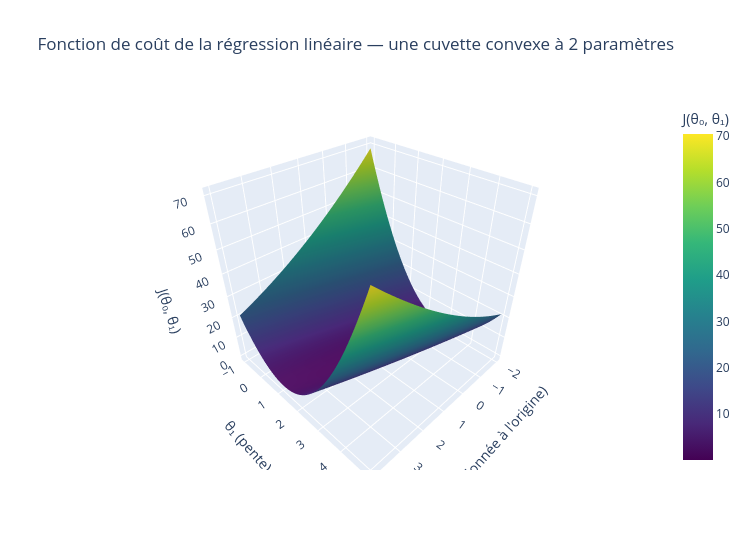

The code cell stored with this chart in its notebook:
### Markdown cell above
## Étape 4 — Lien avec une vraie fonction de coût : la régression linéaire

**Question de réflexion :** la diapo 24 construit J(θ) = (1/2m)·Σ(hθ(xᵢ) − yᵢ)² pour la
régression linéaire. En quoi cette fonction a-t-elle la même forme que celle utilisée
ci-dessus ?

### Code cell
# Jeu de donnees synthetique simple : y = 2x + 1 + bruit
rng = np.random.default_rng(42)
x_data = rng.uniform(0, 5, size=50)
y_data = 2 * x_data + 1 + rng.normal(0, 0.5, size=50)

def cout(theta0, theta1):
    predictions = theta0 + theta1 * x_data
    return np.mean((predictions - y_data) ** 2) / 2

# Grille de valeurs pour visualiser la cuvette de J(theta0, theta1)
theta0_grid = np.linspace(-2, 4, 80)
theta1_grid = np.linspace(-1, 5, 80)
T0, T1 = np.meshgrid(theta0_grid, theta1_grid)
J = np.array([[cout(t0, t1) for t0 in theta0_grid] for t1 in theta1_grid])

import plotly.graph_objects as go

fig_cout = go.Figure(data=[go.Surface(
    x=T0, y=T1, z=J, colorscale="Viridis", showscale=True,
    colorbar=dict(title="J(θ₀, θ₁)"),
)])
fig_cout.update_layout(
    title="Fonction de coût de la régression linéaire — une cuvette convexe à 2 paramètres",
    scene=dict(
        xaxis_title="θ₀ (ordonnée à l'origine)",
        yaxis_title="θ₁ (pente)",
        zaxis_title="J(θ₀, θ₁)",
    ),
    width=750, height=550,
)
fig_cout.show()

### Figure 1 — Plotly figure (JSON) as saved in the notebook; plotly's stock layout.template omitted (floating-point values rounded to 4 significant figures; data arrays with more than 128 entries replaced by an {"elided": "..."} marker saying what was removed)
{"data": [{"colorbar": {"title": {"text": "J(θ₀, θ₁)"}}, "colorscale": [[0, "#440154"], [0.1111, "#482878"], [0.2222, "#3e4989"], [0.3333, "#31688e"], [0.4444, "#26828e"], [0.5556, "#1f9e89"], [0.6667, "#35b779"], [0.7778, "#6ece58"], [0.8889, "#b5de2b"], [1, "#fde725"]], "showscale": true, "type": "surface", "x": {"elided": "80x80 float values"}, "y": {"elided": "80x80 float values"}, "z": {"elided": "80x80 float values"}}], "layout": {"height": 550, "scene": {"xaxis": {"title": {"text": "θ₀ (ordonnée à l'origine)"}}, "yaxis": {"title": {"text": "θ₁ (pente)"}}, "zaxis": {"title": {"text": "J(θ₀, θ₁)"}}}, "title": {"text": "Fonction de coût de la régression linéaire — une cuvette convexe à 2 paramètres"}, "width": 750}}
